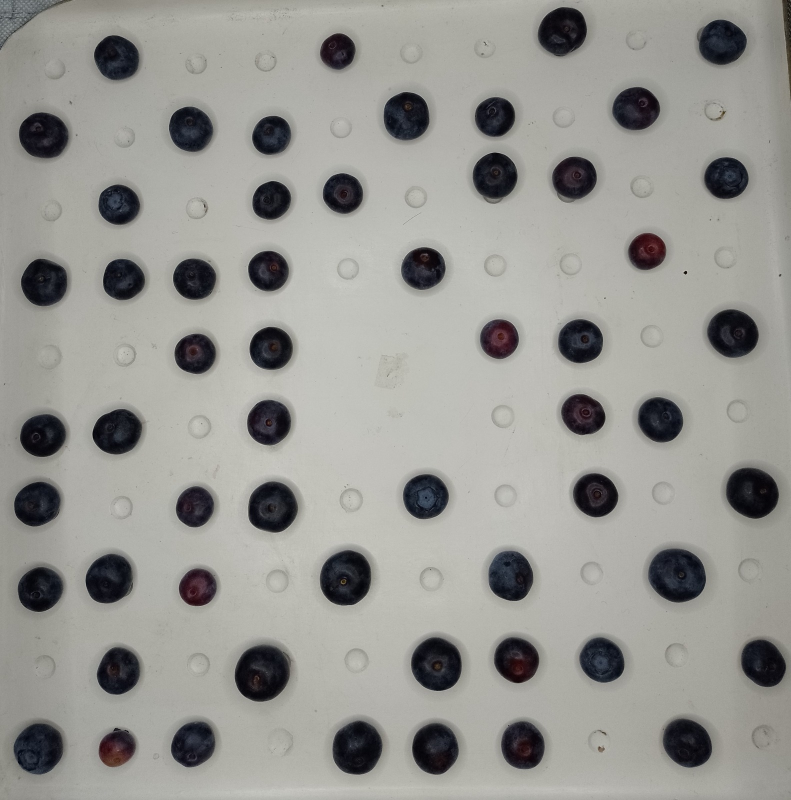
#> input picture app/image/img8107_20231118.jpeg, 1582 x 1600 px (shown at 1/2 size)
$ python segment_ara.py -i ../image/img8107_20231118.jpeg   (older library calls are emulated)
#> lines starting #> are read from the running program, lines starting #| are printed output that depends on the picture; after the words box and inside, x2 and y2 are one past the last pixel; in counts of white or black regions, pixels touching at a corner belong together; long printed decimals are rounded
### app/prueba_algoritmos_v2.3/square_3.py
import cv2
import numpy as np
import matplotlib.pyplot as plt

# Normal routines
#imagen = cv2.imread('Fabi__24MP.jpg')

def square(img):
	#variables generales
	cX = 0
	cY = 0
	_x = 0
	_y = 0
	font = cv2.FONT_HERSHEY_SIMPLEX
	original = img.copy()
	original = cv2.cvtColor(original, cv2.COLOR_BGR2RGB)
	hsv = cv2.cvtColor(img, cv2.COLOR_BGR2HSV)
	img = cv2.cvtColor(img, cv2.COLOR_BGR2RGB)
	#Establecemos el rango mínimo y máximo de H-S-V:
	amarillo_bajos = np.array([25,0,0])
	amarillo_altos = np.array([35,255,255])
	mask = cv2.inRange(hsv, amarillo_bajos, amarillo_altos)
	_, contours, hierachy = cv2.findContours(mask,cv2.RETR_CCOMP,cv2.CHAIN_APPROX_SIMPLE)
	#Encontrar el cuadrado
	for i, cnt in enumerate (contours):
		if hierachy[0,i,3] == -1:
			x,y,w,h = cv2.boundingRect(cnt)
			if (w > cX and h > cY):
				cX = w
				cY = h
				_x = x
				_y = y
				area = cv2.contourArea(cnt)
	#print (cX,cY)
	cv2.rectangle(mask, (_x,_y), (_x+cX,_y+cY), (0,255,0), 2)
	roi = original[_y:_y+cY,_x:_x+cX]
	# plt.imshow(roi)
	# plt.show()
	return roi,cX,cY,area

# [6 lines of commented-out code are left out]

### app/prueba_algoritmos_v2.3/color_.py
from skimage import color
from skimage import io
from skimage.util.dtype import dtype_range
from skimage import exposure
from skimage.color import rgb2lab, lab2lch
import cv2
import numpy as np
import matplotlib.pyplot as plt

colors = []
# colors.append((33,-24,0))  #verde
# colors.append((40,-14,-16)) #rojo_amarillo_parte_roja
# colors.append((15,15,-15))  #rojo
# colors.append((27,7,6))    #morado o purpura

# colors.append((5.32595, 2.52, -3.12)) # A. R. o A Rojizo
colors.append((27.71, 7.69, -8.85)) ## Leves resultados.

# colors.append((6.27, 0.20, -3.51)) # A. CL o Claro
colors.append((28.18, 0.31, -10.21)) ## Buenos resultados
# colors.append((31.02, -0.93, -8.44))

# colors.append((31,6,-2))   #purpura o optimo exportacion
# colors.append((3.61, 0.29, -3.40)) # Resultados leves
colors.append((9.4, 1.9, -8.82)) ## Buenos resultados
# colors.append((22, 26, 38))
# colors.append((26, 31.9, 47.9))

#colors.append((6,-2,-3))    #morado

# colors.append((1.49144, 0.06, -1.13)) # negro
colors.append((2.484, 0.177, -0.803)) ## Buenos resultados

def distancia_color(imagen_lab, color_id):
    return color.deltaE_ciede2000(imagen_lab,colors[color_id])

# [10 lines left out: function analisis_distancia, not called in this run]

def similitud_color(imagen, mask):
    imagen_lab = rgb2lab(imagen)
    #print(imagen_lab)
    dimensiones = len(imagen[0])
    distancia = []
    for i in range(len(colors)):
        matriz = distancia_color(imagen_lab, i)
        largo = len(matriz)
        distancia.append(analisis_distancia(matriz,dimensiones,largo,mask))
    return distancia

# [31 lines left out: functions establecer_color, getMask, getClassFromImage, not called in this run]

def getClass(image,mask):
    #mask = getMask(image)
    distancias = similitud_color(image,mask)
    #print (distancias)
    clase = establecer_color(distancias)
    return clase


# [6 lines of commented-out code are left out]

### app/prueba_algoritmos_v2.3/segment_ara.py
import numpy as np
import cv2
from color_ import *
import argparse
from reportlab.pdfgen import canvas
from square_3 import square
import pandas as pd
#import zbar
#scanner = zbar.Scanner()

import itertools
from reportlab.lib.pagesizes import A4


#Variables globales
font = cv2.FONT_HERSHEY_SIMPLEX
numero_fruto = 1
referencia_imagen = 0
cantidad_frutos_max = 100
#Vraibles globales para evitar el error de segmentación
tamanio_w = 0
tamanio_h = 0
cantidad = 0
area_prom = 0
prom_w = 0
prom_h = 0
cantidad_ima = 0
roi_list  = []
hist_list = []
results = []

#leer la imagen
parser = argparse.ArgumentParser(description='Image read.')
parser.add_argument('--image', '-i',help='Image to open.')
args = parser.parse_args()
name = args.image
image_file = args.image
img = cv2.imread(image_file)
#> img is the input picture: shape (1600, 1582, 3); mean B, G, R 146.1, 150.6, 151
tam_y,tam_x,_ = img.shape
#> tam_y = 1600; tam_x = 1582

#se hacen copias de las imagenes para los reportes
original = img.copy()
original = cv2.cvtColor(original, cv2.COLOR_BGR2RGB)
original_hsv = cv2.cvtColor(original,cv2.COLOR_RGB2HSV)
#> original_hsv: shape (1600, 1582, 3); mean H, S, V 42.2, 19.8, 152.2
muestra = img.copy()


## EVALUAR OPTIMIZAR RESULTADOS MEJORANDO ESTE FILTRO.
lab = cv2.cvtColor(img, cv2.COLOR_BGR2LAB)
#> lab: shape (1600, 1582, 3); mean of channels 0, 1, 2 156.7, 127.3, 130.3
l, a, b = cv2.split(lab)
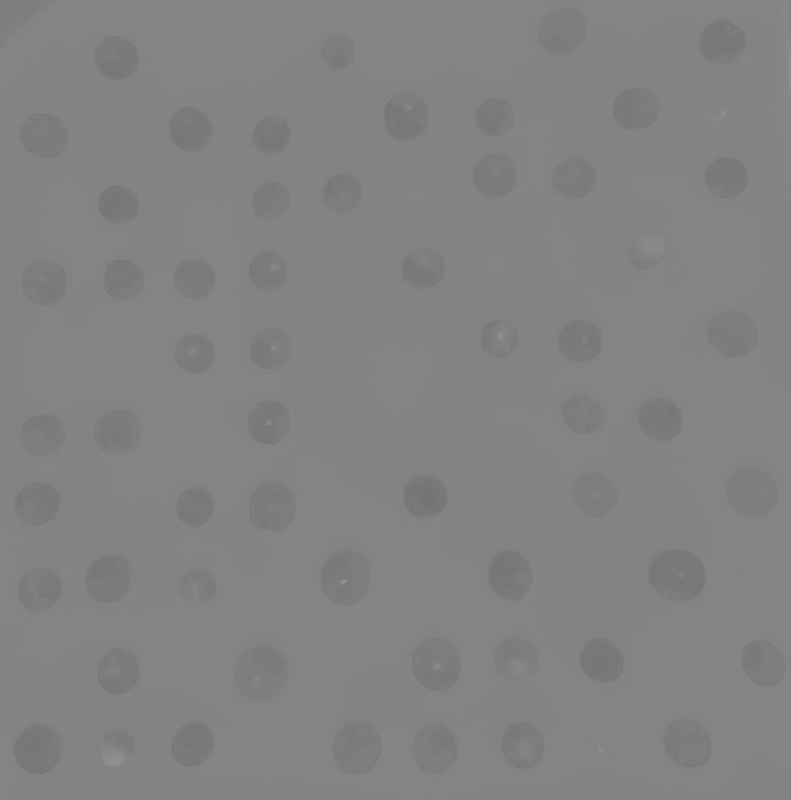
#> b: shape (1600, 1582) (shown at 1/2 size); min 114, max 150, mean 130.3
lab = cv2.cvtColor(img, cv2.COLOR_BGR2LAB)
l, a, b = cv2.split(lab)
ret2, th = cv2.threshold(l, 0, 255, cv2.THRESH_BINARY_INV+cv2.THRESH_OTSU)
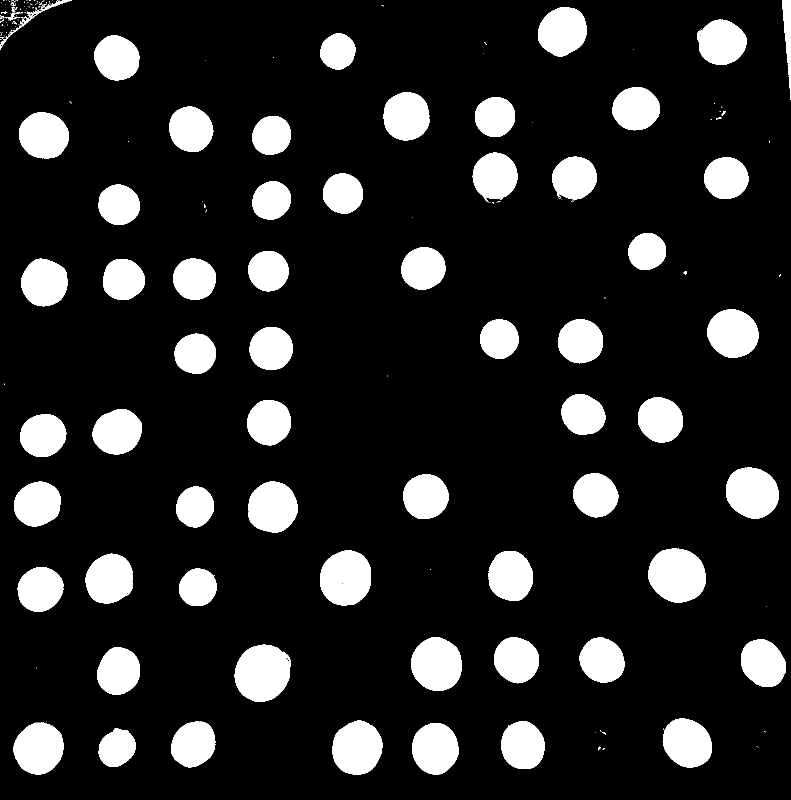
#> th: shape (1600, 1582) (shown at 1/2 size); 14.6% white; 202 white regions (134 under 20 px), largest, box (x1, y1, x2, y2) and area: (469, 1289, 581, 1403) 9987, (1297, 1097, 1412, 1205) 9805, (640, 1100, 742, 1211) 8984
#> ret2 = 104
mask1 = cv2.bitwise_and(img, img, mask = th)
white = np.zeros_like(img)
white = cv2.bitwise_not(white)
mask2 = cv2.bitwise_and(white, white, mask = cv2.bitwise_not(th))
#> mask2: shape (1600, 1582, 3); mean of channels 0, 1, 2 217.7, 217.7, 217.7
#> white: shape (1600, 1582, 3); every value is 255
img = mask2 + mask1
#> img: shape (1600, 1582, 3); mean of channels 0, 1, 2 223.1, 222.1, 222.3

# [7 lines of commented-out code are left out]
gray = cv2.cvtColor(img, cv2.COLOR_BGR2GRAY)
_, mask = cv2.threshold(gray,0,255,cv2.THRESH_BINARY_INV+cv2.THRESH_OTSU)
mask = mask // 255

#eliminar el fondo blanco
b,g,r = cv2.split(img)
b = b * mask
g = g *mask
r = r * mask
relevant = cv2.merge((b,g,r)).astype(np.uint8)

#separar los canales
b,g,r = cv2.split(relevant)
mix = 0.9*r+0.1*g
mix = mix.astype(np.uint8)


#contorno
ret, thresh = cv2.threshold(mix,1,255,cv2.THRESH_BINARY)
#> thresh: shape (1600, 1582); 14.6% white; 202 white regions (134 under 20 px), largest, box (x1, y1, x2, y2) and area: (469, 1289, 581, 1403) 9986, (1297, 1097, 1412, 1205) 9805, (640, 1100, 742, 1211) 8982
kernel = np.ones((5,5), np.uint8)
thresh = cv2.morphologyEx(thresh,cv2.MORPH_OPEN, kernel)
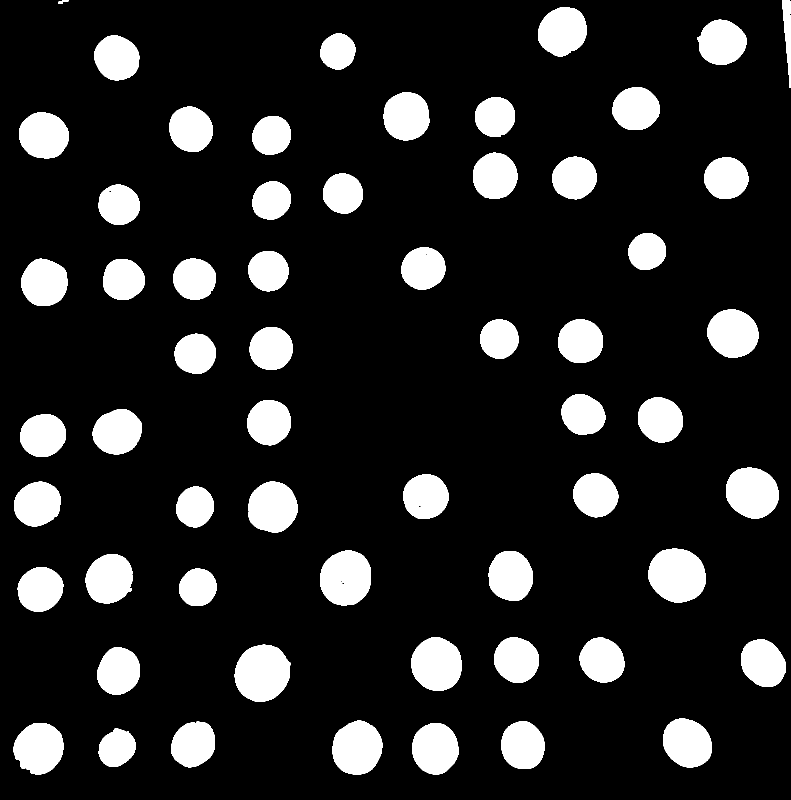
#> thresh: shape (1600, 1582) (shown at 1/2 size); 14.5% white; 59 white regions
#plt.imshow(thresh)
#plt.show()

_, contours, hierachy= cv2.findContours(thresh, cv2.RETR_TREE, cv2.CHAIN_APPROX_SIMPLE)
#> contours = 157 contours, 96 with area under 20; largest, box (x1, y1, x2, y2) and area: (469, 1289, 581, 1403) 9719, (1297, 1097, 1412, 1205) 9642, (640, 1101, 742, 1211) 8834, (822, 1275, 923, 1382) 8363, (1452, 935, 1558, 1037) 8305

output = img.copy()

#Verificación para eliminar ruido de la imagen (Contornos pequeños)
for index, cnt in enumerate(contours):
  x,y,w,h = cv2.boundingRect(cnt)
  tamanio_w = tamanio_w + w
  tamanio_h = tamanio_h + h
  cantidad = cantidad + 1
#> this loop made 157 passes
#> (x, y, w, h, tamanio_w, tamanio_h) on passes 1 to 3: (197, 1456, 74, 78, 74, 78), (234, 1498, 6, 5, 80, 83), (824, 1446, 93, 103, 173, 186)
#> after the loop, cantidad = 157; tamanio_h = 5665; tamanio_w = 5506

tamanio_w = tamanio_w / cantidad
#> tamanio_w = 35.07
tamanio_h = tamanio_h / cantidad
#> tamanio_h = 36.08
cantidad = 0

#Verificación para eliminar ruido de la imagen (Contornos pequeños)
for index, cnt in enumerate(contours):
  x,y,w,h = cv2.boundingRect(cnt)
  if (w > tamanio_w and h > tamanio_h):
      cantidad = cantidad + 1
      area = cv2.contourArea(cnt)
      area_prom = area_prom + area
#> this loop made 157 passes
#> (x, y, w, h, area, area_prom) on passes 1, 3, 5, 15, 16, 19, 21, 24, 25, 29, 31, 35: (197, 1456, 74, 78, 4141.5, 4141.5), (824, 1446, 93, 103, 7339, 11480.5), (27, 1446, 100, 103, 7710.5, 19191), (1003, 1443, 86, 95, 6460.5, 25651.5), (342, 1443, 88, 92, 6145, 31796.5), (665, 1441, 100, 108, 8292.5, 40089), (1326, 1437, 98, 98, 7323, 47412), (194, 1295, 86, 94, 6220, 53632), (469, 1289, 112, 114, 9719, 63351), (1482, 1279, 90, 95, 6444, 69795), (1159, 1275, 90, 90, 6140.5, 75935.5), (988, 1275, 90, 91, 6267, 82202.5)
#> (cnt, x, y, w, h) on passes 4, 6, 8, 9, 10, 14: ([[897, 1497], [898, 1496], [899, 1497], [898, 1498]], 897, 1496, 3, 3), ([[60, 1538], [61, 1537], [62, 1538], [61, 1539]], 60, 1537, 3, 3), ([[75, 1525], [76, 1524], [77, 1525], [76, 1526]], 75, 1524, 3, 3), ([[68, 1505], [69, 1504], [70, 1505], [69, 1506]], 68, 1504, 3, 3), ([[65, 1504], [66, 1503], [67, 1504], [66, 1505]], 65, 1503, 3, 3), ([[54, 1476], [55, 1475], [56, 1476], [55, 1477]], 54, 1475, 3, 3)

area_prom = area_prom / cantidad
cantidad = 0

print (tamanio_w,tamanio_h)
#| 35.070 36.083
for index, cnt in enumerate(contours):
  x,y,w,h = cv2.boundingRect(cnt)
  cv2.rectangle(output,(x,y),(x+w,y+h),(255,255,0),2)
  if (w > tamanio_w and h > tamanio_h and (w*h) > (tamanio_h*tamanio_w)):
    #Se define el radio de las circunferencias a analizar
    (xc, yc), radius = cv2.minEnclosingCircle(cnt)
    area = cv2.contourArea(cnt)
    if ((w*h)  > area_prom/2):
        if (w > h):
            diferencia = w - h
            valor = h
        if (h >= w):
            diferencia = h - w
            valor = w
        if (diferencia < valor):
            cantidad = cantidad + 1
            prom_w = prom_w + w
            prom_h = prom_h + h
#> this loop made 157 passes
#> cnt on passes 4, 6, 8: [[897, 1497], [898, 1496], [899, 1497], [898, 1498]], [[60, 1538], [61, 1537], [62, 1538], [61, 1539]], [[75, 1525], [76, 1524], [77, 1525], [76, 1526]]
#> output: shape (1600, 1582, 3); mean of channels 0, 1, 2 223.9, 222.9, 216.4


prom_w = (prom_w / cantidad)
prom_h = (prom_h / cantidad)

#escalamos el tamanio de los pixeles
img_square, cX, cY, area_square = square(muestra)
#> in square, `mask = cv2.inRange(hsv, amarillo_bajos, amarillo_altos)`:
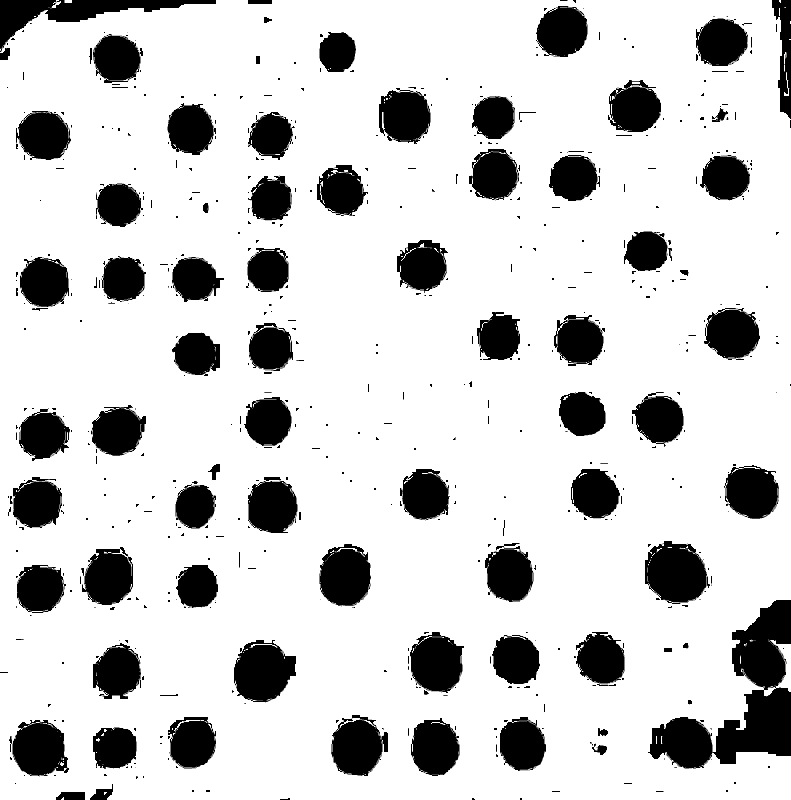
#> mask: shape (1600, 1582) (shown at 1/2 size); 80.9% white; 613 black regions (336 under 20 px), largest, box (x1, y1, x2, y2) and area: (1296, 1200, 1582, 1537) 39279, (0, 0, 432, 104) 12967, (1290, 1082, 1420, 1208) 11904
#> the loop in square, `for i, cnt in enumerate (contours):` made 1863 passes
#> cnt on passes 3 to 5: [[873, 1549]], [[871, 1549]], [[869, 1549]]
#> in square, `cv2.rectangle(mask, (_x,_y), (_x+cX,_y+cY), (0,255,0), 2)`:
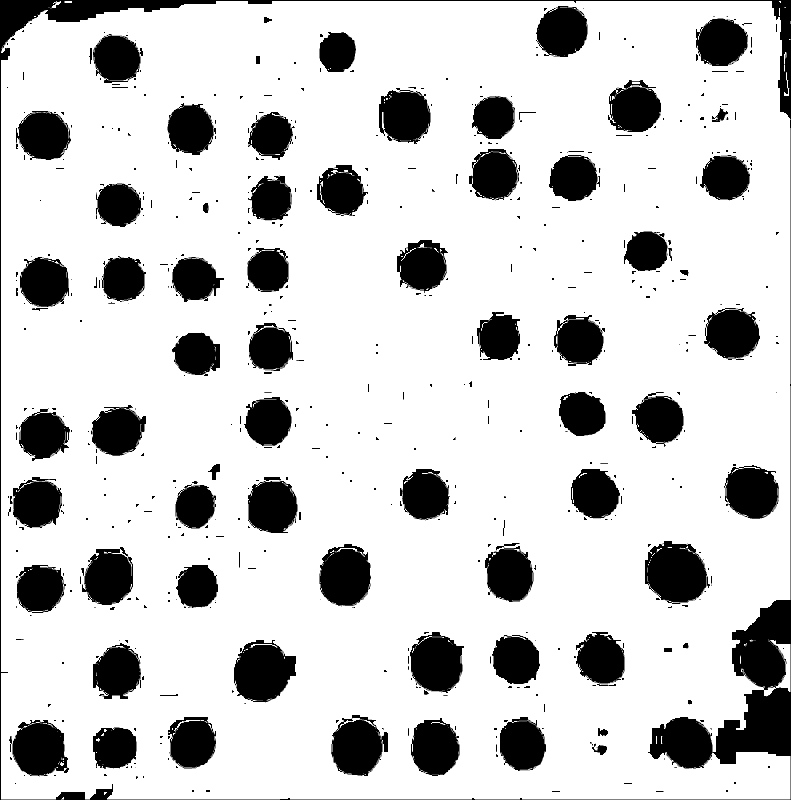
#> mask: shape (1600, 1582) (shown at 1/2 size); 80.6% white; 599 black regions (334 under 20 px), largest, box (x1, y1, x2, y2) and area: (0, 0, 1582, 1600) 67552, (1290, 1082, 1420, 1208) 11904, (468, 1280, 592, 1405) 11261
#el cuadrado mide 5cm se escala para saber el tamaño de los pixeles
cX =  (float(5/cX))
cY =  (float(5/cY))
c_area = (float(16/area_square))
#Verificación de los contornos para encontrar los frutos
contador_fruto = 0
for index, cnt in enumerate(contours):
  x,y,w,h = cv2.boundingRect(cnt)
  cv2.rectangle(output,(x,y),(x+w,y+h),(255,255,0),2)
  if (w > tamanio_w and h > tamanio_h and (w*h) > (tamanio_h*tamanio_w)):
    #Se define el radio de las circunferencias a analizar
    (xc, yc), radius = cv2.minEnclosingCircle(cnt)
    area = cv2.contourArea(cnt)
    if ((w*h)  > area_prom/2):
        if (w > h):
            diferencia = w - h
            valor = h
        if (h >= w):
            diferencia = h - w
            valor = w
        if (diferencia < valor):
           if (w < prom_w*1.5 and h < prom_h*1.5):
                  contador_fruto = contador_fruto + 1
                  roi = original[y:y+h, x:x+w]
                  roi_mask = thresh[y:y+h, x:x+w] // 255
                  roi_list.append(roi)
#> (the run stopped early here; a loop or call above may not have finished)
